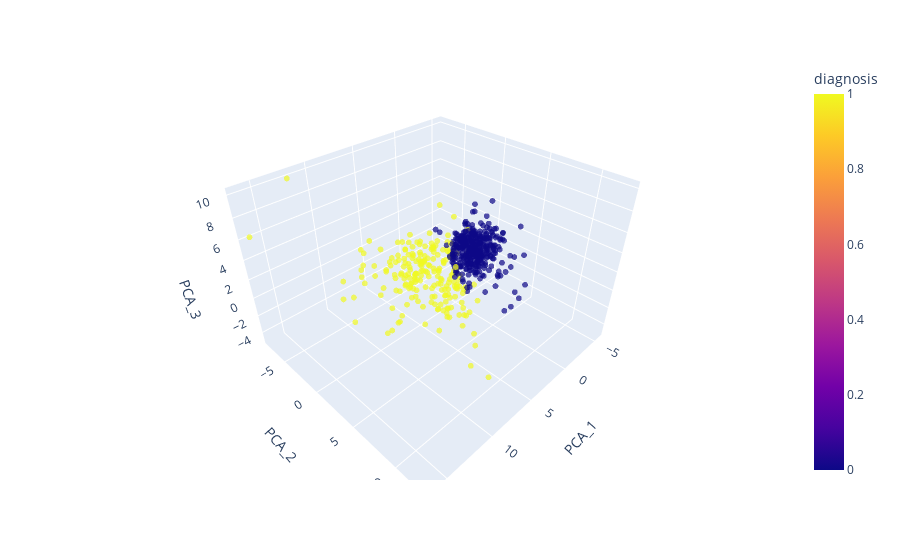

Notebook code cell kept with this figure:
### Code cell
fig = px.scatter_3d(data_pca, "PCA_1", "PCA_2", "PCA_3", color="diagnosis", opacity=0.7)
fig.update_traces(marker_size=2)
fig.show()

### Figure 1 — Plotly figure (JSON) as saved in the notebook; plotly's stock layout.template omitted (floating-point values rounded to 4 significant figures; data arrays with more than 128 entries replaced by an {"elided": "..."} marker saying what was removed)
{"data": [{"hovertemplate": "PCA_1=%{x}<br>PCA_2=%{y}<br>PCA_3=%{z}<br>diagnosis=%{marker.color}<extra></extra>", "legendgroup": "", "marker": {"color": {"elided": "569 int values"}, "coloraxis": "coloraxis", "opacity": 0.7, "size": 2, "symbol": "circle"}, "mode": "markers", "name": "", "scene": "scene", "showlegend": false, "type": "scatter3d", "x": {"elided": "569 float values"}, "y": {"elided": "569 float values"}, "z": {"elided": "569 float values"}}], "layout": {"coloraxis": {"colorbar": {"title": {"text": "diagnosis"}}, "colorscale": [[0, "#0d0887"], [0.1111, "#46039f"], [0.2222, "#7201a8"], [0.3333, "#9c179e"], [0.4444, "#bd3786"], [0.5556, "#d8576b"], [0.6667, "#ed7953"], [0.7778, "#fb9f3a"], [0.8889, "#fdca26"], [1, "#f0f921"]]}, "legend": {"tracegroupgap": 0}, "margin": {"t": 60}, "scene": {"domain": {"x": [0, 1], "y": [0, 1]}, "xaxis": {"title": {"text": "PCA_1"}}, "yaxis": {"title": {"text": "PCA_2"}}, "zaxis": {"title": {"text": "PCA_3"}}}}}
